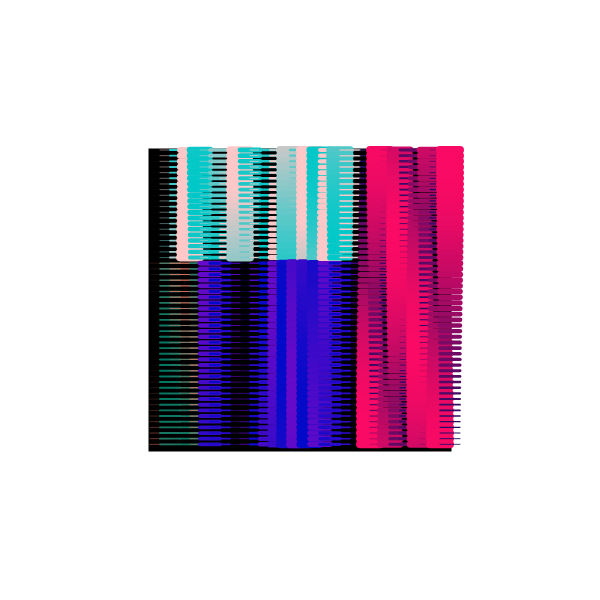
Frame 1 (no input)
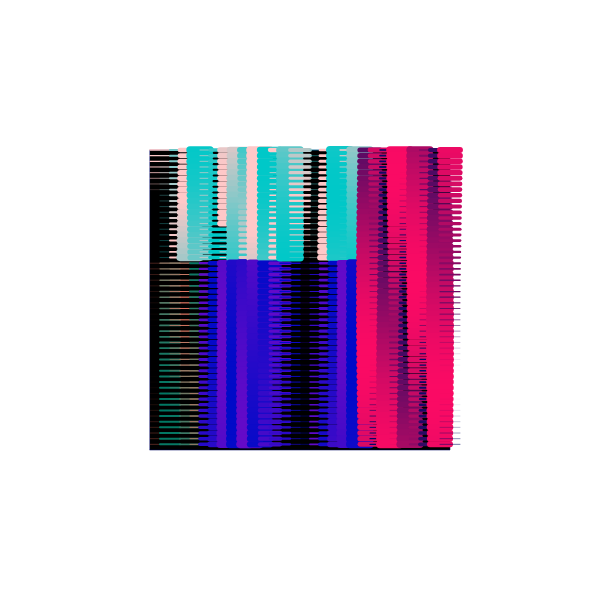
Frame 60 (no input)
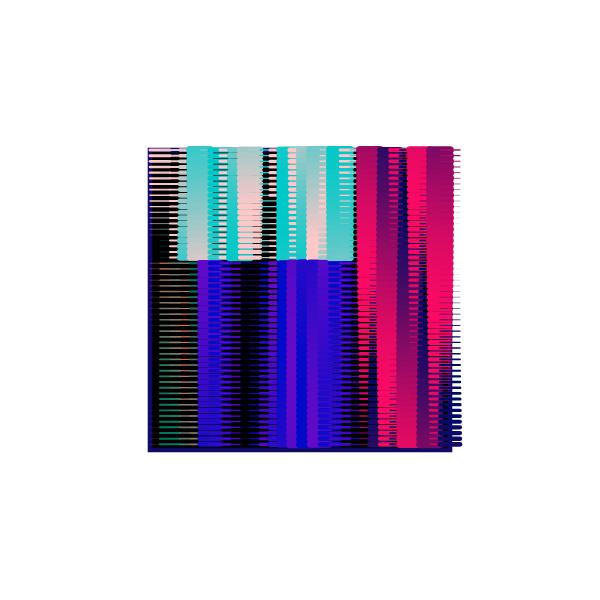
Frame 120 (the mouse pressed at the canvas centre since frame 60)

The p5.js sketch that drew these frames (run headless with seeded random() and noise() and a simulated clock; from frame 60 on, the mouse is pressed at the canvas centre):

// p5.js sketch
// ── sketch.js
function setup() {
  createCanvas(600, 600);
  strokeWeight(3);
  background(255);
}

function draw() {
  background(255);
  let centerX = 600/2;
  let centerY = 600/2;

  fill(0); // Setze die Füllfarbe auf Rot (kann geändert werden)
  rectMode(CENTER); // Ändere den Modus, damit das Rechteck von seiner Mitte aus gezeichnet wird
  rect(centerX, centerY, 300, 300); // Zeichne ein Rechteck im Mittelpunkt des Bildschirms

  let gridX = 30;
  let gridY = 53;
  let abstandX = 300 / gridX; //min. 13
  let abstandY = 300 / gridY; // min. 8
  let anzahl = gridX * gridY;

  for (let i = 0; i < anzahl; i++) {
    let yreihe = i % gridY;
    let xreihe = (i - yreihe) / gridY;
    let xpos = 300/2 + xreihe * abstandX;
    let ypos = 300/2 + yreihe * abstandY;

    //teil ganz rechts
    if (xreihe > 20) {
      let strichdicke = (sin(i / 20 + frameCount / 50) + 1) * 4;
      let hue = map(sin(i / 20 + frameCount / 100), -1, 1, 0, 250);
      drawLineWithParameters(xpos, ypos, strichdicke, hue, 10, 100);
    } 
    // oben links
    else if (yreihe < 20) {
      let strichdicke = sin(i / -40 + frameCount / 300) * 8;
      let hue = map(sin(i / 20 + frameCount / 100), -1, 1, 0, 360);
      drawLineWithParameters(xpos, ypos, strichdicke, hue, 200, 200);
    } 
    //unten links
    else if (xreihe < 5) {
      let strichdicke = (sin(i / -20 + frameCount / 300) + 1) * 1;
      let hue = map(sin(i / 20 + frameCount / 10), -1, 1, 0, 360);
      drawLineWithParameters(xpos, ypos, strichdicke, hue, 120, 100);
    }
    //unten mitte
    else {
      let strichdicke = (sin(i / 100 + frameCount / 20) + 1) * 4;
      let hue = map(sin(i / 20 + frameCount / 400), -1, 1, 0, 100);
      drawLineWithParameters(xpos, ypos, strichdicke, hue, 10, 200);
    }
  }
}

function drawLineWithParameters(
  xpos,
  ypos,
  strichdicke,
  hue,
  saturation,
  brightness
) {
  strokeWeight(strichdicke);
  stroke(hue, saturation, brightness);
  line(xpos, ypos, xpos + 20, ypos);
}
